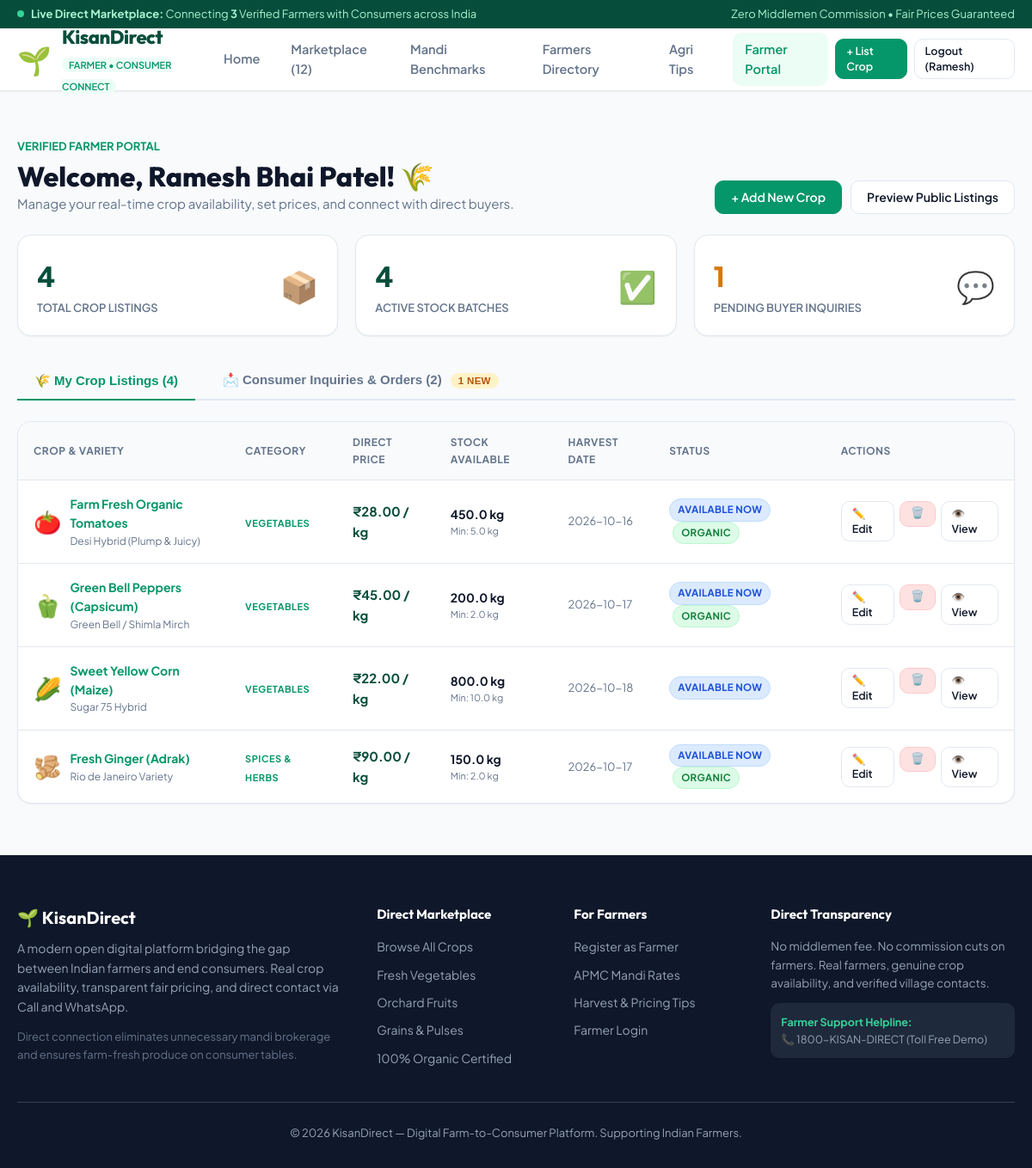
Page /farmer/dashboard (signed in) on the committed database.
### tables this page shows
CREATE TABLE crops (
            id INTEGER PRIMARY KEY AUTOINCREMENT,
            farmer_id INTEGER NOT NULL,
            crop_name TEXT NOT NULL,
            category TEXT NOT NULL,
            variety TEXT,
            price_per_unit REAL NOT NULL,
            unit TEXT NOT NULL DEFAULT 'kg',
            min_order_qty REAL NOT NULL DEFAULT 1,
            available_qty REAL NOT NULL,
            harvest_date TEXT,
            status TEXT NOT NULL DEFAULT 'Available Now',
            description TEXT,
            organic INTEGER NOT NULL DEFAULT 0,
            delivery_available INTEGER NOT NULL DEFAULT 1,
            pickup_location TEXT,
            image_emoji TEXT DEFAULT '🌾',
            created_at TIMESTAMP DEFAULT CURRENT_TIMESTAMP,
            FOREIGN KEY (farmer_id) REFERENCES users(id) ON DELETE CASCADE
        );

### app.py (the view)
@app.route('/farmer/dashboard')
@farmer_required
def farmer_dashboard():
    farmer_id = session['user_id']
    conn = get_db()
    c = conn.cursor()
    c.execute('''
        SELECT * FROM crops
        WHERE farmer_id = ?
        ORDER BY created_at DESC
    ''', (farmer_id,))
    my_crops = c.fetchall()
    c.execute('''
        SELECT i.*, c.crop_name, c.unit, c.price_per_unit
        FROM inquiries i
        JOIN crops c ON i.crop_id = c.id
        WHERE i.farmer_id = ?
        ORDER BY i.created_at DESC
    ''', (farmer_id,))
    inquiries = c.fetchall()
    total_listings = len(my_crops)
    active_stock_items = sum(1 for crop in my_crops if crop['available_qty'] > 0)
    pending_inquiries = sum(1 for inq in inquiries if inq['status'] == 'Pending')
    conn.close()
    return render_template(
        'farmer_dashboard.html',
        my_crops=my_crops,
        inquiries=inquiries,
        total_listings=total_listings,
        active_stock_items=active_stock_items,
        pending_inquiries=pending_inquiries
    )

### app.py (called while the page is built)
@app.template_filter('currency')
def currency_filter(val):
    try:
        return f"₹{float(val):,.2f}"
    except (ValueError, TypeError):
        return f"₹{val}"

def farmer_required(f):
    @wraps(f)
    def decorated_function(*args, **kwargs):
        if 'user_id' not in session:
            flash('Please log in as a farmer to access the Farmer Portal.', 'warning')
            return redirect(url_for('login', next=request.url))
        if session.get('role') != 'farmer':
            flash('Access restricted to registered farmers only.', 'danger')
            return redirect(url_for('home'))
        return f(*args, **kwargs)
    return decorated_function

@app.context_processor
def inject_global_data():
    conn = get_db()
    c = conn.cursor()
    c.execute("SELECT COUNT(*) FROM crops WHERE available_qty > 0")
    total_active_crops = c.fetchone()[0]
    c.execute("SELECT COUNT(*) FROM users WHERE role = 'farmer'")
    total_farmers = c.fetchone()[0]
    conn.close()
    return {
        'total_active_crops': total_active_crops,
        'total_farmers': total_farmers,
        'now': datetime.now()
    }

### database.py (called while the page is built)
def get_db():
    conn = sqlite3.connect(DATABASE)
    conn.row_factory = sqlite3.Row
    conn.execute("PRAGMA foreign_keys = ON")
    return conn

### templates/farmer_dashboard.html (shortened to what this page needs)
{% extends "base.html" %}
{% block content %}
<div class="container" style="padding-top: 30px; padding-bottom: 60px;">
    <div style="display: flex; justify-content: space-between; align-items: flex-end; flex-wrap: wrap; gap: 16px; margin-bottom: 24px;">
        <div>
            <span style="font-size: 13px; color: #059669; font-weight: 700; text-transform: uppercase;">Verified Farmer Portal</span>
            <h1 style="font-size: 32px; font-weight: 800; color: var(--text-main); margin-top: 4px;">
                Welcome, {{ session.get('full_name') }}! 🌾
            </h1>
            <p style="color: var(--text-muted); font-size: 15px;">
                Manage your real-time crop availability, set prices, and connect with direct buyers.
            </p>
        </div>
        <div style="display: flex; gap: 10px;">
            <a href="{{ url_for('add_crop') }}" class="btn btn-primary">+ Add New Crop</a>
            <a href="{{ url_for('crops_catalog', q=session.get('full_name')) }}" class="btn btn-secondary">Preview Public Listings</a>
        </div>
    </div>
    <div class="dashboard-stats">
        <div class="stat-widget">
            <div>
                <div class="stat-widget-num">{{ total_listings }}</div>
                <div class="stat-widget-label">Total Crop Listings</div>
            </div>
            <div class="stat-widget-icon">📦</div>
        </div>
        <div class="stat-widget">
            <div>
                <div class="stat-widget-num">{{ active_stock_items }}</div>
                <div class="stat-widget-label">Active Stock Batches</div>
            </div>
            <div class="stat-widget-icon">✅</div>
        </div>
        <div class="stat-widget">
            <div>
                <div class="stat-widget-num" style="color: #d97706;">{{ pending_inquiries }}</div>
                <div class="stat-widget-label">Pending Buyer Inquiries</div>
            </div>
            <div class="stat-widget-icon">💬</div>
        </div>
    </div>
    <div class="dashboard-tabs">
        <button class="tab-btn active" data-target="tab-crops">
            🌾 My Crop Listings ({{ my_crops|length }})
        </button>
        <button class="tab-btn" data-target="tab-inquiries">
            📩 Consumer Inquiries &amp; Orders ({{ inquiries|length }})
            {% if pending_inquiries > 0 %}
                <span class="badge badge-pending" style="margin-left: 6px;">{{ pending_inquiries }} New</span>
            {% endif %}
        </button>
    </div>
    <div class="tab-pane" id="tab-crops" style="display: block;">
        {% if my_crops %}
        <div class="table-card">
            <div class="table-responsive">
                <table>
                    <thead>
                        <tr>
                            <th>Crop &amp; Variety</th>
                            <th>Category</th>
                            <th>Direct Price</th>
                            <th>Stock Available</th>
                            <th>Harvest Date</th>
                            <th>Status</th>
                            <th>Actions</th>
                        </tr>
                    </thead>
                    <tbody>
                        {% for crop in my_crops %}
                        <tr>
                            <td>
                                <div style="display: flex; align-items: center; gap: 10px;">
                                    <span style="font-size: 26px;">{{ crop.image_emoji }}</span>
                                    <div>
                                        <strong><a href="{{ url_for('crop_detail', crop_id=crop.id) }}">{{ crop.crop_name }}</a></strong>
                                        <div style="font-size: 12px; color: var(--text-muted);">{{ crop.variety or 'Standard' }}</div>
                                    </div>
                                </div>
                            </td>
                            <td><span class="crop-category-tag">{{ crop.category }}</span></td>
                            <td>
                                <strong style="color: var(--primary-dark); font-size: 15px;">
                                    {{ crop.price_per_unit|currency }} / {{ crop.unit }}
                                </strong>
                            </td>
                            <td>
                                <strong>{{ crop.available_qty }} {{ crop.unit }}</strong>
                                <div style="font-size: 11px; color: var(--text-muted);">Min: {{ crop.min_order_qty }} {{ crop.unit }}</div>
                            </td>
                            <td style="font-size: 13px; color: var(--text-muted);">{{ crop.harvest_date or 'Recent' }}</td>
                            <td>
                                <span class="badge {% if crop.status == 'Available Now' %}badge-available{% elif crop.status == 'Sold Out' %}badge-completed{% else %}badge-harvest{% endif %}">
                                    {{ crop.status }}
                                </span>
                                {% if crop.organic %}
                                    <span class="badge badge-organic" style="margin-left: 4px;">Organic</span>
                                {% endif %}
                            </td>
                            <td>
                                <div style="display: flex; gap: 6px;">
                                    <a href="{{ url_for('edit_crop', crop_id=crop.id) }}" class="btn btn-sm btn-secondary" title="Edit Listing">
                                        ✏️ Edit
                                    </a>
                                    <form method="POST" action="{{ url_for('delete_crop', crop_id=crop.id) }}" onsubmit="return confirm('Are you sure you want to delete this listing?');" style="display: inline;">
                                        <button type="submit" class="btn btn-sm btn-danger" style="background:#fee2e2; color:#b91c1c; border-color:#fecaca;" title="Delete Listing">
                                            🗑️
                                        </button>
                                    </form>
                                    <a href="{{ url_for('crop_detail', crop_id=crop.id) }}" class="btn btn-sm btn-secondary" title="View Public Page">
                                        👁️ View
                                    </a>
                                </div>
                            </td>
                        </tr>
                        {% endfor %}
                    </tbody>
                </table>
            </div>
        </div>
        {% endif %}
    </div>
</div>
{% endblock %}

### static/css/style.css (style rules this page uses)
:root { --primary: #059669; --primary-hover: #047857; --primary-dark: #064e3b; --primary-light: #ecfdf5; --primary-border: #a7f3d0; --accent: #d97706; --accent-light: #fef3c7; --accent-border: #fde68a; --success: #16a34a; --warning: #eab308; --danger: #dc2626; --danger-light: #fee2e2; --info: #0284c7; --info-light: #e0f2fe; --bg-page: #f8fafc; --bg-surface: #ffffff; --bg-subtle: #f1f5f9; --text-main: #0f172a; --text-muted: #64748b; --text-subtle: #94a3b8; --text-inverse: #ffffff; --border: #e2e8f0; --border-focus: #10b981; --radius-sm: 6px; --radius-md: 10px; --radius-lg: 16px; --radius-full: 9999px; --shadow-sm: 0 1px 2px 0 rgba(0, 0, 0, 0.05); --shadow-md: 0 4px 6px -1px rgba(0, 0, 0, 0.07), 0 2px 4px -2px rgba(0, 0, 0, 0.05); --shadow-lg: 0 10px 15px -3px rgba(0, 0, 0, 0.08), 0 4px 6px -4px rgba(0, 0, 0, 0.04); --shadow-hover: 0 14px 25px -4px rgba(16, 185, 129, 0.15), 0 8px 10px -6px rgba(0, 0, 0, 0.04); --font-body: 'Plus Jakarta Sans', system-ui, -apple-system, sans-serif; --font-heading: 'Outfit', 'Plus Jakarta Sans', sans-serif; --transition: all 0.2s cubic-bezier(0.16, 1, 0.3, 1); }
* { margin: 0; padding: 0; box-sizing: border-box; }
body { font-family: var(--font-body); background-color: var(--bg-page); color: var(--text-main); line-height: 1.6; min-height: 100vh; display: flex; flex-direction: column; }
h1, h2, h3, h4, h5, h6 { font-family: var(--font-heading); color: var(--text-main); font-weight: 700; line-height: 1.25; }
a { color: var(--primary); text-decoration: none; transition: var(--transition); }
.container { max-width: 1200px; margin: 0 auto; padding: 0 20px; width: 100%; }
.btn { display: inline-flex; align-items: center; justify-content: center; gap: 8px; padding: 9px 18px; font-size: 14px; font-weight: 600; border-radius: var(--radius-md); border: 1px solid transparent; cursor: pointer; transition: var(--transition); text-decoration: none; line-height: 1.4; }
.btn-primary { background-color: var(--primary); color: #fff; border-color: var(--primary); }
.btn-secondary { background-color: #fff; color: var(--text-main); border-color: var(--border); }
.btn-danger { background-color: var(--danger); color: #fff; }
.btn-sm { padding: 5px 12px; font-size: 12.5px; }
.badge { display: inline-flex; align-items: center; gap: 4px; padding: 3px 9px; font-size: 11.5px; font-weight: 700; border-radius: var(--radius-full); text-transform: uppercase; letter-spacing: 0.3px; }
.badge-organic { background-color: #dcfce7; color: #15803d; border: 1px solid #bbf7d0; }
.badge-available { background-color: #dbeafe; color: #1d4ed8; border: 1px solid #bfdbfe; }
.badge-pending { background-color: #fef3c7; color: #b45309; }
.crop-category-tag { font-size: 11px; font-weight: 700; color: var(--primary); text-transform: uppercase; letter-spacing: 0.5px; margin-bottom: 4px; }
.table-card { background-color: var(--bg-surface); border: 1px solid var(--border); border-radius: var(--radius-lg); overflow: hidden; box-shadow: var(--shadow-sm); }
.table-responsive { overflow-x: auto; }
table { width: 100%; border-collapse: collapse; text-align: left; font-size: 14px; }
th { background-color: #f8fafc; padding: 14px 18px; font-weight: 700; color: var(--text-muted); font-size: 12px; text-transform: uppercase; letter-spacing: 0.5px; border-bottom: 1px solid var(--border); }
td { padding: 16px 18px; border-bottom: 1px solid var(--border); color: var(--text-main); vertical-align: middle; }
tr:last-child td { border-bottom: none; }
.dashboard-stats { display: grid; grid-template-columns: repeat(3, 1fr); gap: 20px; margin-bottom: 30px; }
.stat-widget { background-color: var(--bg-surface); border: 1px solid var(--border); border-radius: var(--radius-lg); padding: 22px; box-shadow: var(--shadow-sm); display: flex; align-items: center; justify-content: space-between; }
.stat-widget-num { font-size: 32px; font-weight: 800; color: var(--primary-dark); }
.stat-widget-label { font-size: 13px; color: var(--text-muted); font-weight: 600; text-transform: uppercase; }
.stat-widget-icon { font-size: 36px; opacity: 0.8; }
.dashboard-tabs { display: flex; border-bottom: 2px solid var(--border); gap: 12px; margin-bottom: 24px; }
.tab-btn { background: none; border: none; padding: 12px 20px; font-size: 15px; font-weight: 600; color: var(--text-muted); cursor: pointer; border-bottom: 2px solid transparent; margin-bottom: -2px; transition: var(--transition); }
.tab-btn.active { color: var(--primary); border-bottom-color: var(--primary); }

### rows in the picture
crops: image_emoji "🍅", crop_name "Farm Fresh Organic Tomatoes", variety "Desi Hybrid (Plump & Juicy)", category "VEGETABLES", price_per_unit "₹28.00", unit "kg", available_qty "450.0", min_order_qty "5.0", harvest_date "2026-10-16", status "AVAILABLE NOW", organic "ORGANIC"
crops: image_emoji "🫑", crop_name "Green Bell Peppers (Capsicum)", variety "Green Bell / Shimla Mirch", category "VEGETABLES", price_per_unit "₹45.00", unit "kg", available_qty "200.0", min_order_qty "2.0", harvest_date "2026-10-17", status "AVAILABLE NOW", organic "ORGANIC"
crops: image_emoji "🌽", crop_name "Sweet Yellow Corn (Maize)", variety "Sugar 75 Hybrid", category "VEGETABLES", price_per_unit "₹22.00", unit "kg", available_qty "800.0", min_order_qty "10.0", harvest_date "2026-10-18", status "AVAILABLE NOW"
crops: image_emoji "🫚", crop_name "Fresh Ginger (Adrak)", variety "Rio de Janeiro Variety", category "SPICES & HERBS", price_per_unit "₹90.00", unit "kg", available_qty "150.0", min_order_qty "2.0", harvest_date "2026-10-17", status "AVAILABLE NOW", organic "ORGANIC"

### other values in the picture
{{ total_farmers }} "3"
{{ total_active_crops }} "12"
{{ session.get('full_name').split()[0] }} "Ramesh"
{{ session.get('full_name') }} "Ramesh Bhai Patel"
{{ total_listings }} "4"
{{ active_stock_items }} "4"
{{ pending_inquiries }} "1"
{{ my_crops|length }} "4"
{{ inquiries|length }} "2"
